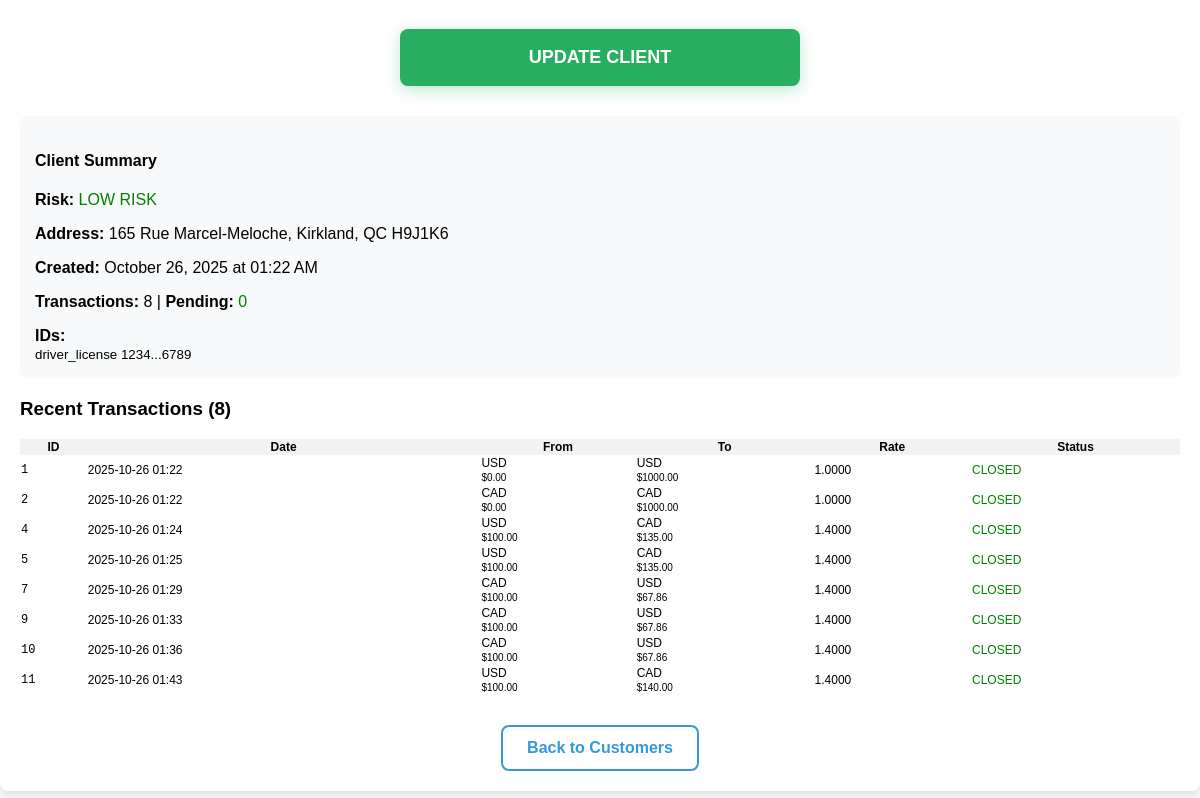
The page /edit_client/1 (signed in, lower part) on the database as committed earlier.
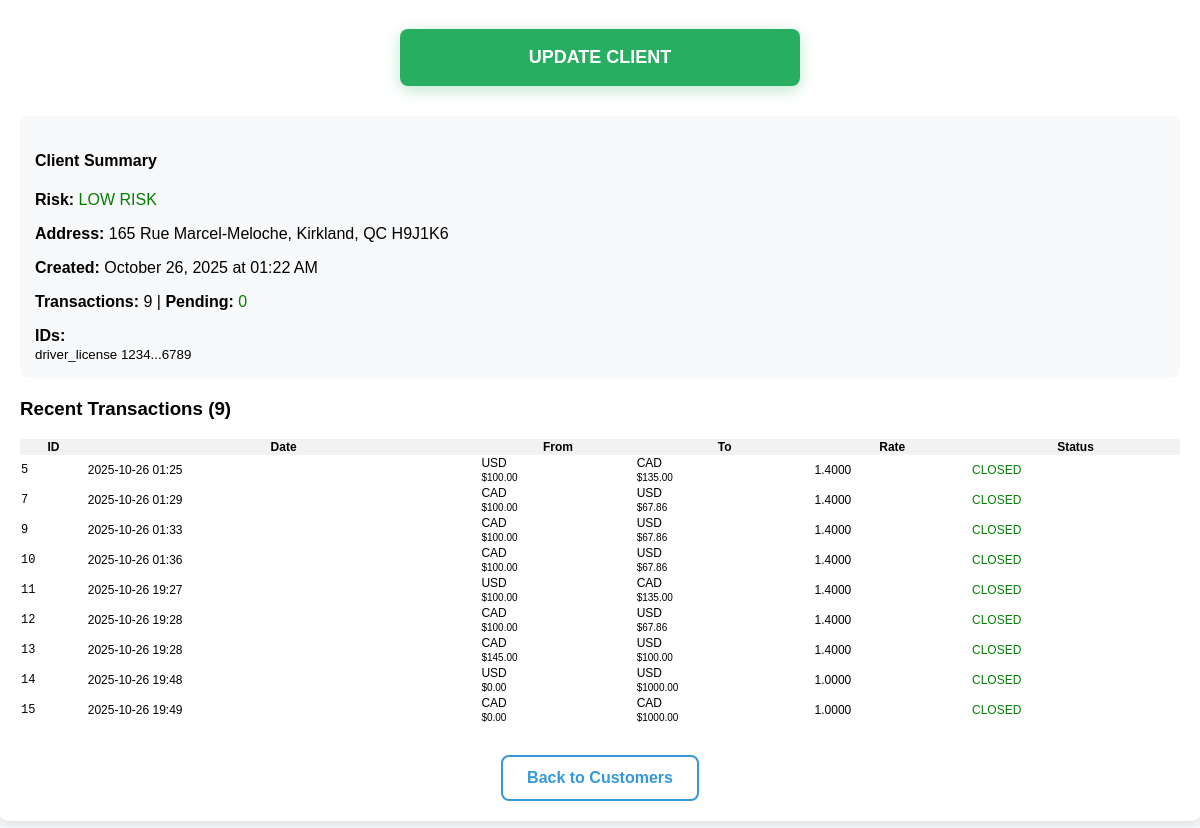
The same page on the database as committed later.
### app.py (models this page shows)
class Transaction(db.Model):
    id = db.Column(db.Integer, primary_key=True, autoincrement=True)  # AUTO
    tx_ref = db.Column(db.String(11), unique=True, nullable=False, index=True)  # DISPLAY ID
    date = db.Column(db.DateTime, default=datetime.utcnow)
    from_currency = db.Column(db.String(3), nullable=False)
    to_currency = db.Column(db.String(3), nullable=False)
    from_amount = db.Column(db.Float, nullable=False)
    to_amount = db.Column(db.Float, nullable=False)
    exchange_rate = db.Column(db.Float, nullable=False)
    notes = db.Column(db.Text, nullable=True)
    is_fintrac = db.Column(db.Boolean, default=False)
    client_id = db.Column(db.Integer, db.ForeignKey('client.id'), nullable=False)
    receipt_filename = db.Column(db.String(100))
    status = db.Column(db.String(10), default='closed')

### app.py (the view, shortened to what this page needs)
@app.route('/edit_client/<client_id>', methods=['GET', 'POST'])
def edit_client(client_id):
    if 'user_id' not in session: return redirect(url_for('login'))
    client = None if client_id == 'new' else Client.query.get_or_404(int(client_id))
    return render_template('edit_client.html', client=client)

### templates/edit_client.html (shortened to what this page needs)
{% extends "base.html" %}
{% block content %}
<form method="POST" id="clientForm" enctype="multipart/form-data">
<div style="text-align:center; margin-bottom:30px;">
    <button type="submit" form="clientForm"
            style="width:100%; max-width:400px; padding:18px; background:#27ae60; color:white; border:none; border-radius:8px; font-size:18px; font-weight:bold; cursor:pointer; box-shadow:0 4px 15px rgba(39,174,96,0.3);">
        {% if client %}UPDATE CLIENT{% else %}ADD NEW CLIENT{% endif %}
    </button>
</div>
</form>
{% if client %}
<div style="background:#f8f9fa; padding:15px; border-radius:8px; margin-bottom:20px;">
    <h4>Client Summary</h4>
    <p><strong>Risk:</strong>
        {% if client.risk_level == 'low risk' %}<span style="color:green;">LOW RISK</span>
        {% elif client.risk_level == 'medium risk' %}<span style="color:orange;">MEDIUM RISK</span>
        {% elif client.risk_level == 'high risk' %}<span style="color:red;">HIGH RISK</span>
        {% else %}<span style="color:red; font-weight:bold;">ON HOLD</span>{% endif %}
    </p>
    <p><strong>Address:</strong> {{ client.apartment or '' }} {{ client.civic_number }} {{ client.street }}, {{ client.city }}, {{ client.province }} {{ client.postal_code }}</p>
    <p><strong>Created:</strong> {{ client.created_at.strftime('%B %d, %Y at %I:%M %p') }}</p>
    {% set transactions_list = client.transactions %}
    <p><strong>Transactions:</strong> {{ transactions_list|length }} |
       <strong>Pending:</strong>
       {% set pending_tx = transactions_list|selectattr('status', 'equalto', 'pending')|list %}
       {% if pending_tx|length > 0 %}
           <span style="color:red; font-weight:bold;">{{ pending_tx|length }}</span>
       {% else %}
           <span style="color:green;">0</span>
       {% endif %}
    </p>
    {% if client.id1_number or client.id2_number or client.id3_number %}
    <div style="margin-top:15px;">
        <strong>IDs:</strong><br>
        {% if client.id1_number %}
            <small>
                {{ client.id1_type or 'ID' }} {{ client.id1_number[:4] }}...{{ client.id1_number[-4:] }}
            </small><br>
        {% endif %}
    </div>
    {% endif %}
</div>
<h3>Recent Transactions ({{ transactions_list|length }})</h3>
<table style="width:100%; border-collapse:collapse; font-size:12px; margin-top:10px;">
    <tr style="background:#f2f2f2;">
        <th>ID</th><th>Date</th><th>From</th><th>To</th><th>Rate</th><th>Status</th>
    </tr>
    {% for tx in transactions_list[-10:] %}
    <tr>
        <td style="font-family:monospace;">{{ tx.id }}</td>
        <td>{{ tx.date.strftime('%Y-%m-%d %H:%M') }}</td>
        <td>{{ tx.from_currency }}<br><small>${{ "%.2f"|format(tx.from_amount) }}</small></td>
        <td>{{ tx.to_currency }}<br><small>${{ "%.2f"|format(tx.to_amount) }}</small></td>
        <td>{{ "%.4f"|format(tx.exchange_rate) }}</td>
        <td>
            {% if tx.status == 'pending' %}
                <span style="color:red; font-weight:bold;">PENDING</span>
            {% else %}
                <span style="color:green;">CLOSED</span>
            {% endif %}
        </td>
    </tr>
    {% else %}
    <tr><td colspan="6" style="text-align:center; color:#999; padding:20px;">No transactions yet</td></tr>
    {% endfor %}
</table>
{% endif %}
<div style="text-align:center; margin-top:30px;">
    <a href="{{ url_for('customers') }}"
       style="font-size:16px; color:#3498db; font-weight:bold; text-decoration:none; padding:12px 24px; border:2px solid #3498db; border-radius:8px; display:inline-block;">
       Back to Customers
    </a>
</div>
{% endblock %}

Rows that differ between the two databases and show on the page:
removed Transaction: id "1", date "2025-10-26 01:22", from_currency "USD", from_amount "0.00", to_currency "USD", to_amount "1000.00", exchange_rate "1.0000", status "CLOSED"
removed Transaction: id "2", date "2025-10-26 01:22", from_currency "CAD", from_amount "0.00", to_currency "CAD", to_amount "1000.00", exchange_rate "1.0000", status "CLOSED"
removed Transaction: id "4", date "2025-10-26 01:24", from_currency "USD", from_amount "100.00", to_currency "CAD", to_amount "135.00", exchange_rate "1.4000", status "CLOSED"
changed Transaction id 11: date "2025-10-26 01:43" → "2025-10-26 19:27"; to_amount "140.00" → "135.00"
added Transaction: id "12", date "2025-10-26 19:28", from_currency "CAD", from_amount "100.00", to_currency "USD", to_amount "67.86", exchange_rate "1.4000", status "CLOSED"
added Transaction: id "13", date "2025-10-26 19:28", from_currency "CAD", from_amount "145.00", to_currency "USD", to_amount "100.00", exchange_rate "1.4000", status "CLOSED"
added Transaction: id "14", date "2025-10-26 19:48", from_currency "USD", from_amount "0.00", to_currency "USD", to_amount "1000.00", exchange_rate "1.0000", status "CLOSED"
added Transaction: id "15", date "2025-10-26 19:49", from_currency "CAD", from_amount "0.00", to_currency "CAD", to_amount "1000.00", exchange_rate "1.0000", status "CLOSED"
Other text that changed with them:
{{ transactions_list|length }}: "8" → "9"
